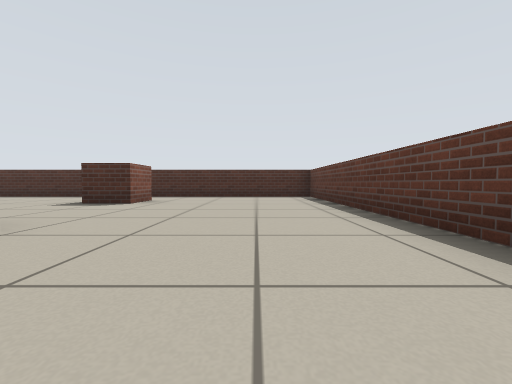
[1] (above)

15 first-person views from a walk through a Stage world. The camera is 0.41 m above the floor, tilts 2° down and sees 90° across. Floor lines are 1 m apart. The floor is counted in squares, 1 m on a side. Each view is taken from the middle of a square. On the plan, view 1 faces up. The plan holds only what a view shows up to about 9 squares ahead; the rest is blank. Robots are left out.

[2]
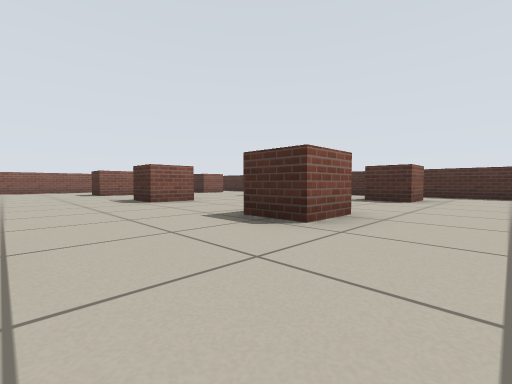

[3]
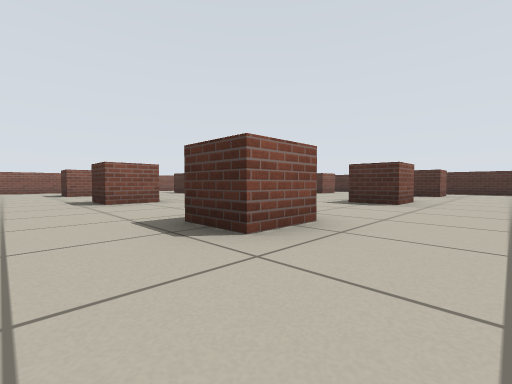

[4]
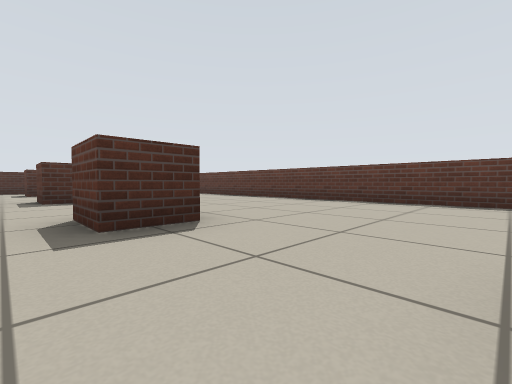

[5]
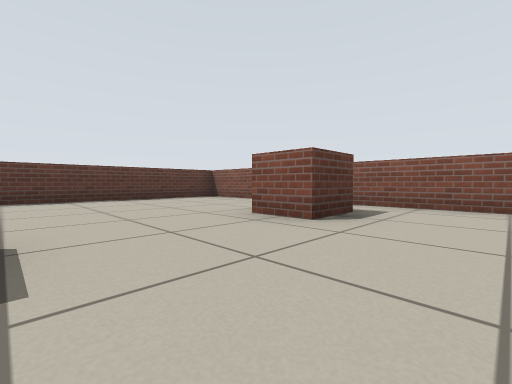

[6]
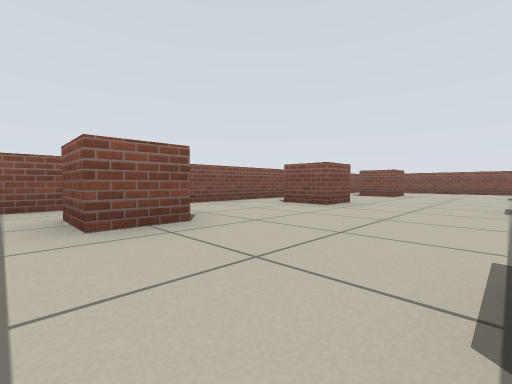

[7]
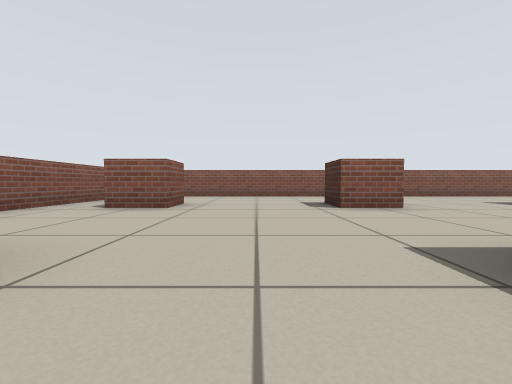

[8]
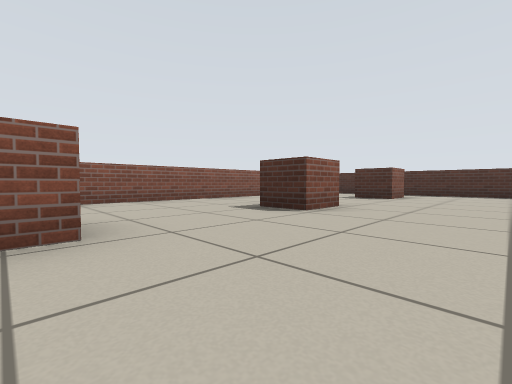

[9]
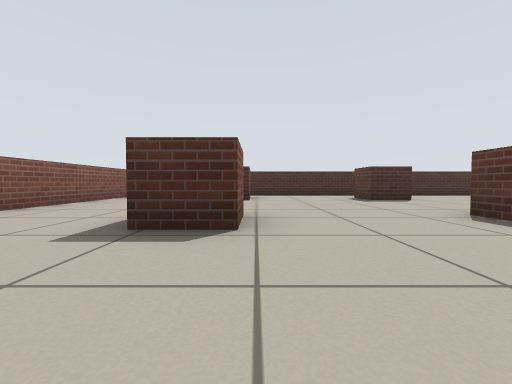

[10]
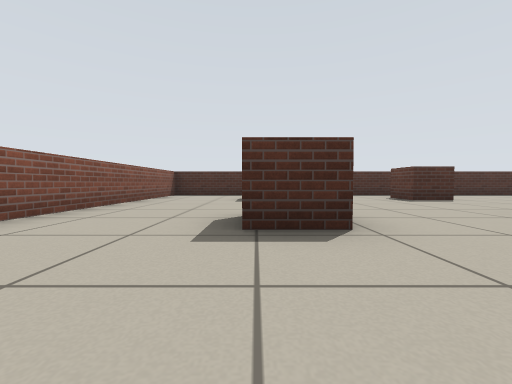

[11]
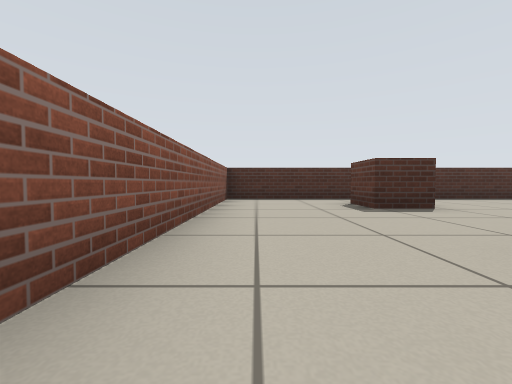

[12]
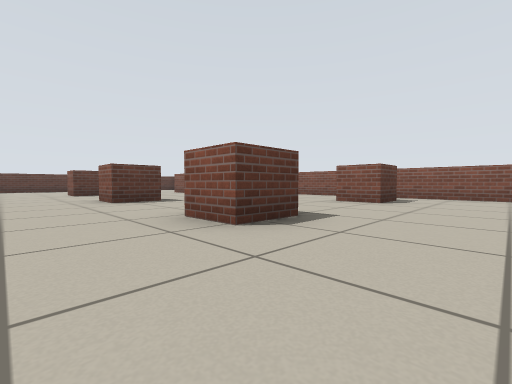

[13]
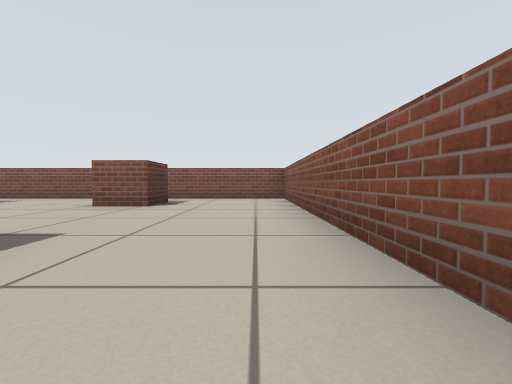

[14]
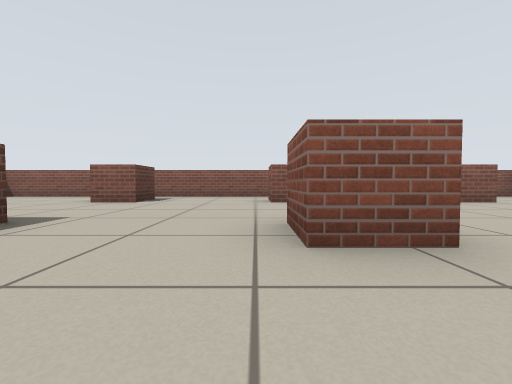

[15]
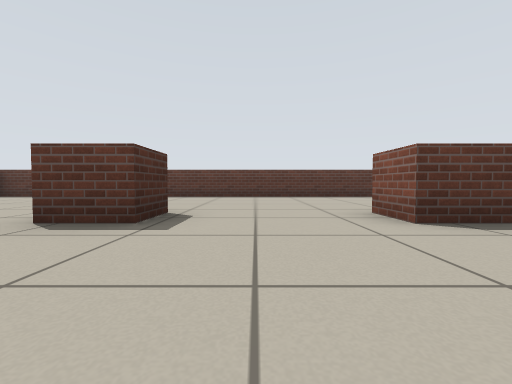

### Floor plan
Ten units are one square. View 1 is at (0, 0); x grows to the right and y downward. Boxes are objects, and circles mark ways between rooms. Rooms are numbered by the first view taken in them; rooms with no view inside come last. Other rooms are left out.
<svg viewBox="-142 -81 163 163">
<path fill="none" stroke="#000" d="M-63 16 -63 26 -73 26 -73 16 -63 16M-73 -16 -73 -22M-63 -22 -63 -12 -72 -12M-34 16 -25 16 -25 26 -34 26 -34 16M-25 -22 -25 -12 -34 -12 -34 -22M-102 16 -102 26 -111 26 -111 16 -102 16M-102 -22 -102 -12 -111 -12M-62 -51 -73 -51 -73 -61M-74 54 -63 54 -63 65M-34 65 -34 54 -25 54 -25 65M-25 -61 -25 -51 -35 -51M-102 -61 -102 -51 -111 -51M-111 65 -111 54 -102 54 -102 65M-137 -44 -137 77 16 77 16 -76 -95 -76M-111 -51 -111 -61M-95 -76 -137 -76 -137 -44"/>
<circle cx="-105" cy="-70" r="3" fill="#2a7"/>
<circle cx="-125" cy="-55" r="3" fill="#2a7"/>
<text x="-60" y="0">1</text>
<text x="-120" y="-60">2</text>
</svg>
Room 1 opens to room 2.

Where each view was taken, in squares from view 1:
view 1: 0 up, 0 right, facing up
view 2: 1 down, 1 left, facing up-left
view 3: 4 down, 1 left, facing up-left
view 4: 5 down, 4 left, facing up-right
view 5: 3 down, 5 left, facing down-right
view 6: 3 down, 2 left, facing down-left
view 7: 4 down, 6 left, facing left
view 8: 2 down, 8 left, facing up-left
view 9: 1 down, 10 left, facing up
view 10: 1 down, 11 left, facing up
view 11: 1 up, 13 left, facing up
view 12: 0 up, 13 left, facing down-right
view 13: 1 down, 13 left, facing down
view 14: 0 up, 6 left, facing down
view 15: 0 up, 6 left, facing right
